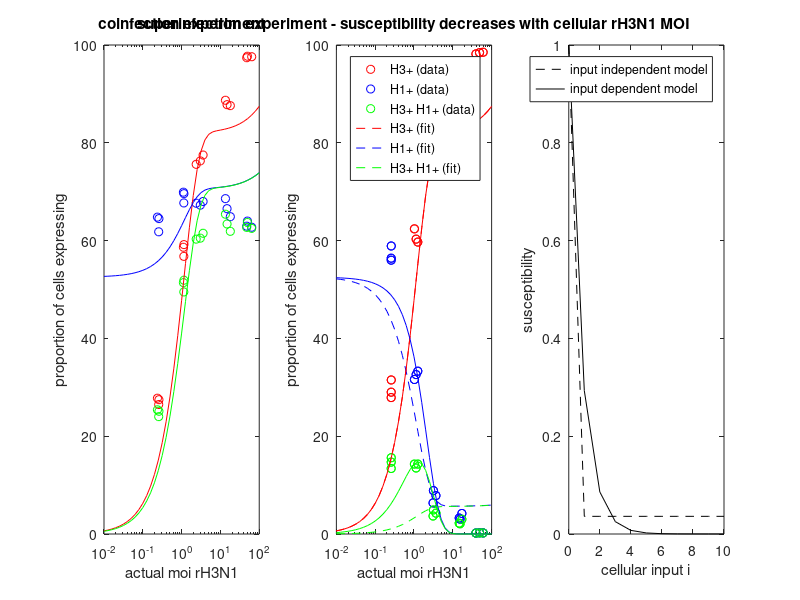
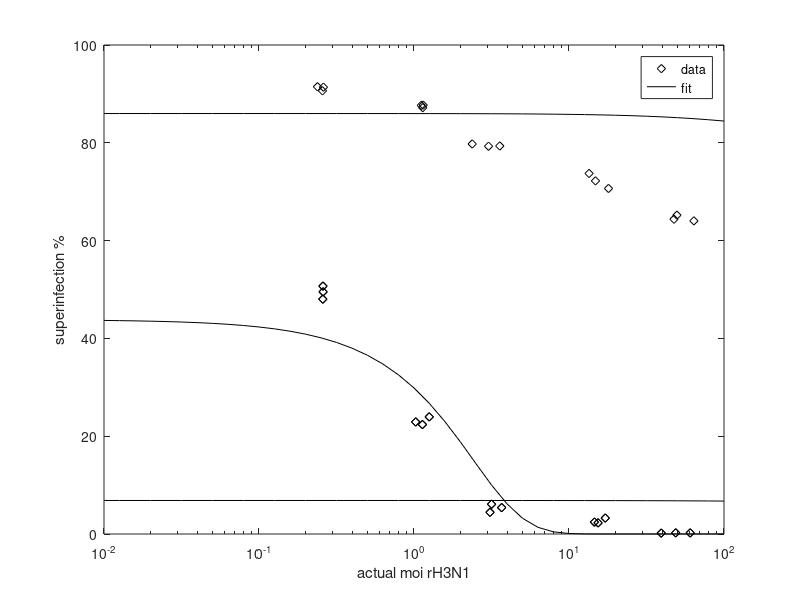

MATLAB code for these plots, in order:
% function void = main_plot_figures_superinfection_experiment(void)

clear all; close all; clc;

%load('coinfection_parameter_estimates');
% load('superinfection_parameter_estimates');
% load('superinfection_parameter_estimates_withCIs');
load('superinfection_parameter_estimates_update081120');

estimated_actual_coinfection_moi_rH1N2 = paramsfit_co(1);
prob_gene_segment_expressed_PB2_PB1_PA = paramsfit_co(2);
prob_gene_segment_expressed_HA_rH3N1 = paramsfit_co(3);
prob_gene_segment_expressed_HA_rH1N2 = paramsfit_co(4);
fraction_x = paramsfit_co(5);
fraction_y = paramsfit_co(6);

%subplot(3,2,1);
figure(1); subplot(1,3,1);
semilogx(data_co.coinfection_actual_moi_rH3N1, data_co.coinfection_H3_positive_percent, 'ro'); hold on;
semilogx(data_co.coinfection_actual_moi_rH3N1, data_co.coinfection_H1_positive_percent, 'bo');
semilogx(data_co.coinfection_actual_moi_rH3N1, data_co.coinfection_H3_positive_H1_positive_percent, 'go'); 
semilogx(results_co.est_actual_moi_rH3N1, results_co.est_coinfection_H3_positive_percent, 'r');
semilogx(results_co.est_actual_moi_rH3N1, results_co.est_coinfection_H1_positive_percent, 'b');
semilogx(results_co.est_actual_moi_rH3N1, results_co.est_coinfection_H3_positive_H1_positive_percent, 'g');
title('coinfection experiment'); xlabel('actual moi rH3N1'); ylabel('proportion of cells expressing'); axis([10^-2 10^2 0 100]);
%legend('H3+ (data)', 'H1+ (data)', 'H3+ H1+ (data)', 'H3+ (fit)', 'H1+ (fit)', 'H3+ H1+ (fit)');

%subplot(3,2,2);
figure(2);
semilogx(data_co.coinfection_actual_moi_rH3N1, data_co.coinfection_percent, 'kd'); hold on;
results_co.coinfection_percent = 100*(results_co.est_coinfection_H3_positive_H1_positive_percent./results_co.est_coinfection_H3_positive_percent);
semilogx(results_co.est_actual_moi_rH3N1, results_co.coinfection_percent, 'k'); hold on;
xlabel('actual moi rH3N1'); ylabel('coinfection %'); axis([10^-2 10^2 0 100]);
%legend('data', 'fit');


%subplot(3,2,3);
figure(1); subplot(1,3,2);
semilogx(data_super.superinfection_actual_moi_rH3N1, data_super.superinfection_H3_positive_percent, 'ro'); hold on;
semilogx(data_super.superinfection_actual_moi_rH3N1, data_super.superinfection_H1_positive_percent, 'bo');
semilogx(data_super.superinfection_actual_moi_rH3N1, data_super.superinfection_H3_positive_H1_positive_percent, 'go'); 
semilogx(results_super.est_actual_moi_rH3N1, results_super.est_superinfection_H3_positive_percent_const, 'r--');
semilogx(results_super.est_actual_moi_rH3N1, results_super.est_superinfection_H1_positive_percent_const, 'b--');
semilogx(results_super.est_actual_moi_rH3N1, results_super.est_superinfection_H3_positive_H1_positive_percent_const, 'g--');
title('superinfection experiment - susceptibility lower for infected compared to uninfected cells'); 
xlabel('actual moi rH3N1'); ylabel('proportion of cells expressing'); axis([10^-2 10^2 0 100]);
%legend('H3+ (data)', 'H1+ (data)', 'H3+ H1+ (data)', 'H3+ (fit)', 'H1+ (fit)', 'H3+ H1+ (fit)');

%subplot(3,2,4);
figure(2);
semilogx(data_super.superinfection_actual_moi_rH3N1, data_super.superinfection_percent, 'kd'); hold on;
results_super.superinfection_percent_const = 100*(results_super.est_superinfection_H3_positive_H1_positive_percent_const./results_super.est_superinfection_H3_positive_percent_const);
semilogx(results_super.est_actual_moi_rH3N1, results_super.superinfection_percent_const, 'k'); hold on;
xlabel('actual moi rH3N1'); ylabel('superinfection %'); axis([10^-2 10^2 0 100]);
%legend('data', 'fit');

%subplot(3,2,5);
figure(1); subplot(1,3,2);
semilogx(data_super.superinfection_actual_moi_rH3N1, data_super.superinfection_H3_positive_percent, 'ro'); hold on;
semilogx(data_super.superinfection_actual_moi_rH3N1, data_super.superinfection_H1_positive_percent, 'bo');
semilogx(data_super.superinfection_actual_moi_rH3N1, data_super.superinfection_H3_positive_H1_positive_percent, 'go'); 
semilogx(results_super.est_actual_moi_rH3N1, results_super.est_superinfection_H3_positive_percent_prop, 'r');
semilogx(results_super.est_actual_moi_rH3N1, results_super.est_superinfection_H1_positive_percent_prop, 'b');
semilogx(results_super.est_actual_moi_rH3N1, results_super.est_superinfection_H3_positive_H1_positive_percent_prop, 'g');
title('superinfection experiment - susceptibility decreases with cellular rH3N1 MOI'); 
xlabel('actual moi rH3N1'); ylabel('proportion of cells expressing'); axis([10^-2 10^2 0 100]);
legend('H3+ (data)', 'H1+ (data)', 'H3+ H1+ (data)', 'H3+ (fit)', 'H1+ (fit)', 'H3+ H1+ (fit)');

%subplot(3,2,6);
figure(2);
semilogx(data_super.superinfection_actual_moi_rH3N1, data_super.superinfection_percent, 'kd'); hold on;
results_super.superinfection_percent_prop = 100*(results_super.est_superinfection_H3_positive_H1_positive_percent_prop./results_super.est_superinfection_H3_positive_percent_prop);
semilogx(results_super.est_actual_moi_rH3N1, results_super.superinfection_percent_prop, 'k'); hold on;
legend('% superinfection - data', '% superinfection - estimated');
xlabel('actual moi rH3N1'); ylabel('superinfection %'); axis([10^-2 10^2 0 100]);
legend('data', 'fit');

%figure; 

i = 0:1:10;

s = paramsfit_super(1)
r = paramsfit_super(2)

%subplot(3,2,3);
figure(1); subplot(1,3,3);
susc_level_input_indep = ones(size(i))*s; susc_level_input_indep(1) = 1;
susc_level_input_dep = r.^i;
plot(i, susc_level_input_indep, 'k--'); hold on;
plot(i, susc_level_input_dep, 'k');
legend('input independent model', 'input dependent model');
xlabel('cellular input i'); ylabel('susceptibility')

